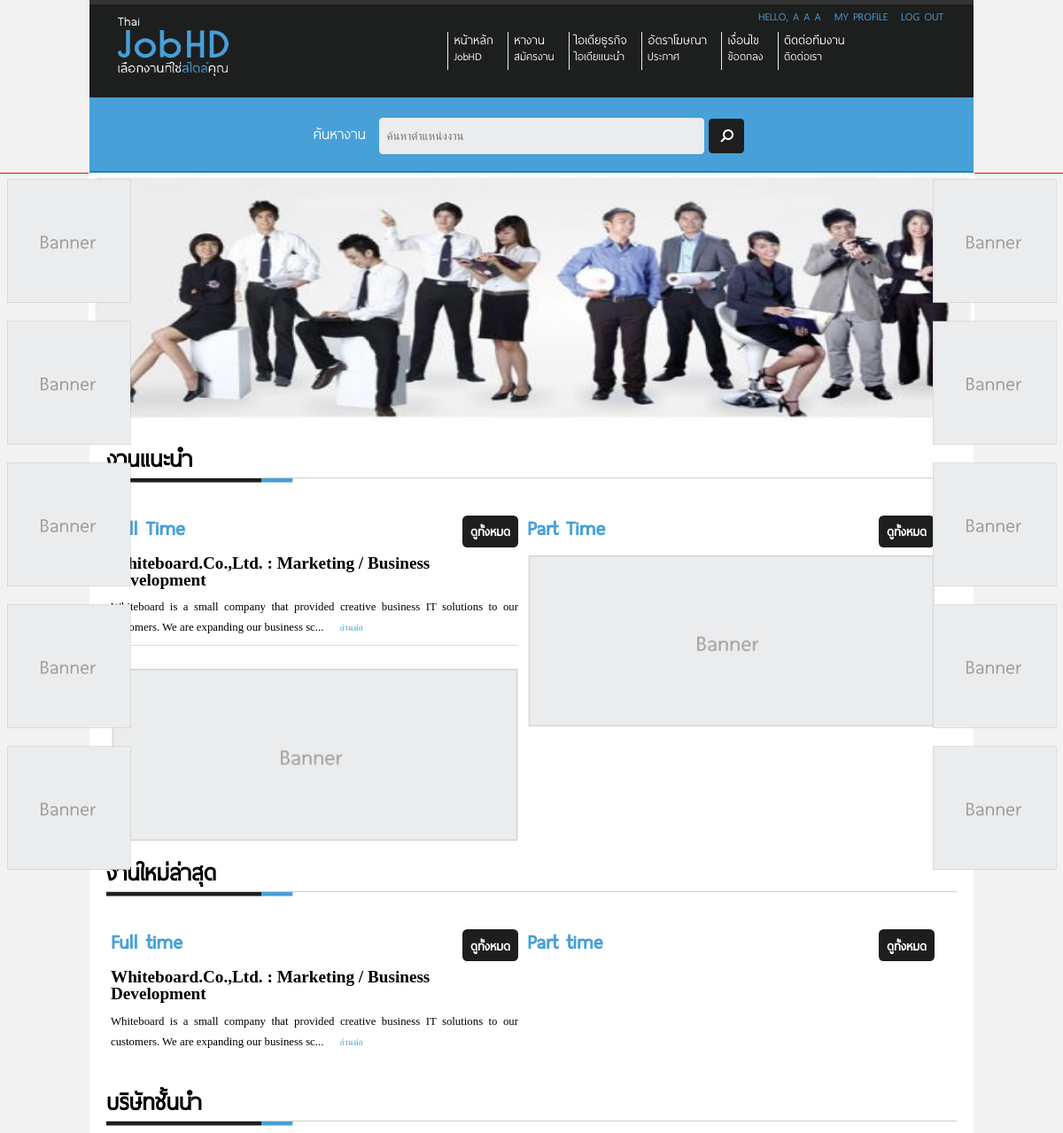
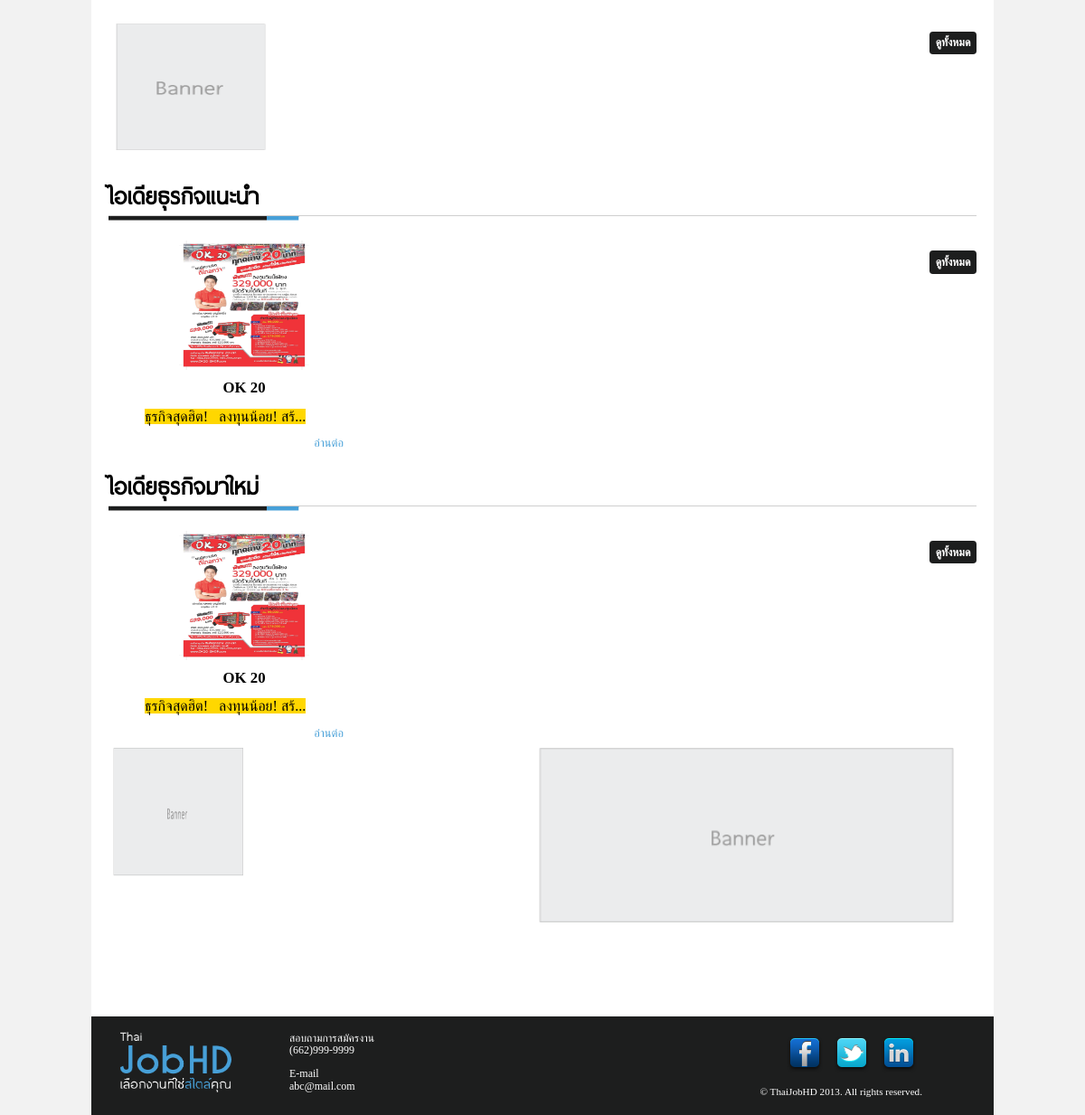
The app's page /Site/index.php (signed in) with its own data (2 pictures, top to bottom).
### tables this page shows
CREATE TABLE IF NOT EXISTS `buildthedot_thaijobhd_user_account` (
  `id` int(11) NOT NULL AUTO_INCREMENT,
  `email` varchar(200) NOT NULL,
  `password` varchar(250) NOT NULL,
  `firstname` varchar(200) NOT NULL,
  `midname` varchar(200) NOT NULL,
  `lastname` varchar(200) NOT NULL,
  `nickname` varchar(200) NOT NULL,
  `profile_picture` varchar(200) NOT NULL,
  `job_id` int(40) NOT NULL,
  `job_status` varchar(100) NOT NULL,
  `admin_status` int(1) NOT NULL,
  `birthdate` date NOT NULL,
  `place_of_birth` varchar(200) NOT NULL,
  `age` int(10) NOT NULL,
  `nationality` varchar(100) NOT NULL,
  `religion` varchar(100) NOT NULL,
  `height` int(10) NOT NULL,
  `weight` int(10) NOT NULL,
  `blood` varchar(10) NOT NULL,
  `lesion` varchar(100) NOT NULL,
  `current_address` varchar(250) NOT NULL,
  `phone_number` varchar(100) NOT NULL,
  `relationship_status` varchar(100) NOT NULL,
  `pouse_name` varchar(100) NOT NULL,
  `number_of_children` int(10) NOT NULL,
  `military_status` varchar(100) NOT NULL,
  `current_address_status` varchar(20) NOT NULL,
  `father_name` varchar(100) NOT NULL,
  `father_age` int(10) NOT NULL,
  `father_career` varchar(100) NOT NULL,
  `father_live_status` varchar(10) NOT NULL,
  `mother_name` varchar(100) NOT NULL,
  `mother_age` int(10) NOT NULL,
  `mother_career` varchar(100) NOT NULL,
  `mother_live_status` varchar(10) NOT NULL,
  PRIMARY KEY (`id`),
  UNIQUE KEY `email` (`email`)
);

CREATE TABLE IF NOT EXISTS `buildthedot_thaijobhd_job` (
  `JobID` int(11) NOT NULL AUTO_INCREMENT,
  `CompanyName` varchar(500) NOT NULL,
  `PositionThai` varchar(500) NOT NULL,
  `PositionEng` varchar(500) NOT NULL,
  `Place` varchar(1000) NOT NULL,
  `Quantity` varchar(100) NOT NULL,
  `property` varchar(1000) NOT NULL,
  `Saraly` varchar(100) NOT NULL,
  `JobDescription` varchar(1000) NOT NULL,
  `Recomment` int(11) NOT NULL,
  `StartTime` date NOT NULL,
  `EndTime` date NOT NULL,
  `JobType` int(11) NOT NULL,
  PRIMARY KEY (`JobID`)
);

CREATE TABLE IF NOT EXISTS `buildthedot_thaijobhd_top_company` (
  `TopCompanyID` int(11) NOT NULL AUTO_INCREMENT,
  `TopCompanyName` varchar(300) NOT NULL,
  `LinkAddress` text NOT NULL,
  `CompanyPic` varchar(200) NOT NULL COMMENT 'file',
  `Time` datetime NOT NULL,
  `Status` int(11) NOT NULL,
  `TopCompanyRecomment` int(11) NOT NULL,
  PRIMARY KEY (`TopCompanyID`),
  UNIQUE KEY `TopCompanyName` (`TopCompanyName`)
);

CREATE TABLE IF NOT EXISTS `buildthedot_thaijobhd_job_idea` (
  `CompanyID` int(11) NOT NULL AUTO_INCREMENT,
  `MainIdea` varchar(300) NOT NULL,
  `Description` text NOT NULL,
  `Pic1` text NOT NULL,
  `Pic2` text NOT NULL,
  `Pic3` text NOT NULL,
  `IdeaRecomment` int(11) NOT NULL,
  `IdeaTime` datetime NOT NULL,
  `Status` int(11) NOT NULL,
  PRIMARY KEY (`CompanyID`),
  UNIQUE KEY `MainIdea` (`MainIdea`)
);

CREATE TABLE IF NOT EXISTS `buildthedot_thaijobhd_ad` (
  `PictureID` int(11) NOT NULL AUTO_INCREMENT,
  `AdPic` text NOT NULL,
  `AdLink` text NOT NULL,
  `AdType` varchar(11) NOT NULL,
  `AdPosition` varchar(2) NOT NULL,
  PRIMARY KEY (`PictureID`)
);

### Site/index.php (the view, shortened to what the rows shown need)
<?php
$rootpath = "./";
include ($rootpath . "include/header.php");
include ($rootpath . "include/top-menu.php");
?>
<div id="content" class="container_12">
<div id="content_body">
		<div id="head-title">
			<h1>งานแนะนำ</h1>
		</div>
		<div class="grid_6 margin-left-5 margin-right-5" id="content-reccommend">
			<h2 id="sub-title">Full Time <span class="right"><a href="find-job-recommend-fulltime.php" class="button round black">ดูทั้งหมด</a></span></h2>
			<?php
				$sql="
				SELECT *
				FROM  buildthedot_thaijobhd_job
				WHERE Recomment = '1' AND JobType = '1'
				ORDER BY JobID DESC
				LIMIT 0,3
				";
				$result=@mysql_query($sql);
				if($result)
				{
					while($rs=@mysql_fetch_array($result))
					{
						if(checkTime($rs['StartTime'],$rs['EndTime']))
						{?>
				            <h6 id="headline"><a href="find-job-detail.php?id=<?php echo $rs['JobID']; ?>"><font color="black"><?php echo $rs['CompanyName'] . " : " . $rs['PositionThai'];?></font></a></h6>
				            <p>
				            <?php
				            	$des = substr($rs['JobDescription'], 0 , 125);
				            	echo $des."...";
				            ?>
				            <span id="read-more"><a href="find-job-detail.php?id=<?php echo $rs['JobID']; ?>">อ่านต่อ</a></span></p>
				        <?php
			        	}
					}
				}
			?>
			<div id="banner">
				<img src="images/banner-1.png" width="100%" <?php  ?> alt="Banner">
			</div>
		</div>
		<div class="grid_6 margin-left-5 margin-right-5" id="content-reccommend">
			<h2 id="sub-title">Part Time <span class="right"><a href="find-job-recommend-partime.php" class="button round black">ดูทั้งหมด</a></span></h2>
		</div>
		<br class="clear seperator"/>
		<div id="head-title">
			<h1>งานใหม่ล่าสุด </h1>
		</div>
		<div class="grid_6 margin-left-5 margin-right-5" id="content-reccommend">
			<h2 id="sub-title">Full time<span class="right"><a href="find-job-new-fulltime.php" class="button round black">ดูทั้งหมด</a></span></h2>
			<?php
				$sql="
				SELECT *
				FROM  buildthedot_thaijobhd_job
				WHERE JobType = '1'
				ORDER BY JobID DESC
				LIMIT 0,3
				";
				$result=@mysql_query($sql);
				if($result)
				{
					while($rs=@mysql_fetch_array($result))
					{
						if(checkTime($rs['StartTime'],$rs['EndTime']))
						{
						?>
			            <h6 id="headline"><a href="find-job-detail.php?id=<?php echo $rs['JobID']; ?>"><font color="black" ><?php echo $rs['CompanyName'] . " : " . $rs['PositionThai'];?></font></a></h6>
			            <p><?php
			            	$des = substr($rs['JobDescription'], 0 , 125);
			            	echo $des."...";
			            	?>
			            <span id="read-more"><a href="find-job-detail.php?id=<?php echo $rs['JobID']; ?>">อ่านต่อ</a></span></p>
			        <?php
			        	}
					}
				}
			?>
		</div>
		<div class="grid_6 margin-left-5 margin-right-5" id="content-reccommend">
			<h2 id="sub-title">Part time<span class="right"><a href="find-job-new-parttime.php" class="button round black">ดูทั้งหมด</a></span></h2>
		</div>
		<br class="clear seperator"/>
		<div id="head-title">
			<h1>บริษัทชั้นนำ</h1>
		</div>
		<div id="top-company">
<?php
		$sql_top_company="
			SELECT *
			FROM  `buildthedot_thaijobhd_top_company`
			WHERE Status = 1
			LIMIT 0, 12 ;
		";
		$result_top_company=@mysql_query($sql_top_company);
		while($rs_top_company=@mysql_fetch_array($result_top_company)){
?>
			<div class="grid_2 margin-left-5 margin-right-5"><a href="<?php echo $rs_top_company["LinkAddress"]; ?>" target="_blank"><img src="images/<?php
				if($rs_top_company["CompanyPic"]==""){
					?>banner-2.png<?php
				}
				else{
					?>top_company/<?php echo $rs_top_company["CompanyPic"];
				}
				?>" width="170" height="143" /></a>
			</div>
<?php
		}
?>
			<h2 class="right"><a href="<?php echo $rootpath; ?>top-company.php" class="button round black">ดูทั้งหมด</a></h2>
		</div>
		<br class="clear seperator"/>
		<div id="head-title">
			<h1>ไอเดียธุรกิจแนะนำ </h1>
		</div>
		<div id="recommend-idea" class="grid_8">
<?php
			$sql_business_ieda_suggest="
				SELECT *
				FROM  `buildthedot_thaijobhd_job_idea`
				WHERE `IdeaRecomment` = 1
				ORDER BY TIME(`IdeaTime`), `IdeaTime` DESC
				LIMIT 0, 4 ;
			";
			$result_business_ieda_suggest=@mysql_query($sql_business_ieda_suggest);
			while($rs=@mysql_fetch_array($result_business_ieda_suggest)){
?>
				<div class="grid_3">
					<img src="<?php echo $rootpath; ?>images/<?php
						if(($rs["Pic1"] == "")&&($rs["Pic2"] == "")&&($rs["Pic3"] == "")){
							echo "banner-2.png";
						}
						else{
							echo "business-idea/";
							if($rs["Pic1"] != ""){
								echo $rs["Pic1"];
							}
							elseif($rs["Pic2"] != ""){
								echo $rs["Pic2"];
							}
							elseif($rs["Pic3"] != ""){
								echo $rs["Pic3"];
							}
						}
					?>" width="144" height="143">
					<h3><?php echo $rs["MainIdea"]; ?></h3>
					<p><?php echo substr($rs["Description"], 0 , 125)."..."; ?><span class="right" id="read-more"><a href="<?php echo $rootpath; ?>business-idea-detail.php?id=<?php echo $rs["CompanyID"]; ?>">อ่านต่อ</a></span></p>
				</div>
<?php
			}
?>
		</div>
		<h2 class="right"><a href="<?php echo $rootpath; ?>business-idea.php?menu=suggest" class="button round black">ดูทั้งหมด</a></h2>
		<br class="clear seperator"/>
		<div id="head-title">
			<h1>ไอเดียธุรกิจมาใหม่ </h1>
		</div>
		<div id="recommend-idea" class="grid_8">
<?php
			$sql_business_ieda_suggest="
				SELECT *
				FROM  `buildthedot_thaijobhd_job_idea`
				ORDER BY TIME(`IdeaTime`), `IdeaTime` DESC
				LIMIT 0, 4 ;
			";
			$result_business_ieda_suggest=@mysql_query($sql_business_ieda_suggest);
			while($rs=@mysql_fetch_array($result_business_ieda_suggest)){
?>
				<div class="grid_3">
					<img src="<?php echo $rootpath; ?>images/<?php
						if(($rs["Pic1"] == "")&&($rs["Pic2"] == "")&&($rs["Pic3"] == "")){
							echo "banner-2.png";
						}
						else{
							echo "business-idea/";
							if($rs["Pic1"] != ""){
								echo $rs["Pic1"];
							}
							elseif($rs["Pic2"] != ""){
								echo $rs["Pic2"];
							}
							elseif($rs["Pic3"] != ""){
								echo $rs["Pic3"];
							}
						}
					?>" width="144" height="143">
					<h3><?php echo $rs["MainIdea"]; ?></h3>
					<p><?php echo substr($rs["Description"], 0 , 125)."..."; ?><span class="right" id="read-more"><a href="<?php echo $rootpath; ?>business-idea-detail.php?id=<?php echo $rs["CompanyID"]; ?>">อ่านต่อ</a></span></p>
				</div>
<?php
			}
?>
		</div>
		<h2 class="right"><a href="<?php echo $rootpath; ?>business-idea.php" class="button round black">ดูทั้งหมด</a></h2>
		<br class="clear seperator"/>
<?php
		for($i_advertisement=1;$i_advertisement<=2;$i_advertisement++){
			$sql_advertisement="
				SELECT *
				FROM  `buildthedot_thaijobhd_ad`
				WHERE `AdType` = 'Content_Ads'
				AND `AdPosition` = '{$i_advertisement}' ;
			";
			$result_advertisement=@mysql_query($sql_advertisement);
			if($rs_advertisement=@mysql_fetch_array($result_advertisement)){
?>
				<div class="grid_6 margin-left-5 margin-right-5">
					<a href="http://<?php echo $rs_advertisement["AdLink"]; ?>" target="_block"><img src="<?php
						echo $rootpath;
						if($rs_advertisement["AdPic"]!=""){
							?>images/ad/<?php echo $rs_advertisement["AdPic"]; ?>" <?php
						}
						else{
							?>images/banner-1.png"<?php
						}
					?>width="144" height="143"></a>
				</div>
<?php
			}
			else{
?>
				<div class="grid_6 margin-left-5 margin-right-5">
					<img src="images/banner-1.png" width="100%" <?php  ?> alt="Banner">
				</div>
<?php
			}
		}
?>
	</div><?php  ?>
</div>
<?php
	include ("include/footer.php");
	function checkTime($ST,$ET)
	{
		$NY = (int)date("Y");
		$SY = substr($ST,0,4);
		$EY = substr($ET,0,4);
		if($NY < $SY || $NY > $EY)
		{
			return FALSE;
		}
		elseif($NY > $SY && $NY < $EY)
		{
			return TRUE;
		}
		elseif($NY == $SY && $NY == $EY)
		{
			if(checkStartMonth($ST) && checkEndMonth($ET))
			{
				return TRUE;
			}
		}
		elseif($NY == $SY && $NY < $EY)
		{
			return checkEndMonth($ET);
		}
		elseif ($NY > $SY && $NY == $EY)
		{
			return checkEndMonth($ET);
		}
	}
	function checkStartMonth($ST)
	{
			$NM = (int)date("m");
			$SM = substr($ST,5,2);
			if($NM == $SM)
			{
				return checkDayStart($ST);
			}
			elseif($NM > $SM)
			{
				return TRUE;
			}
			elseif($NM < $SM) {
				return FALSE;
			}
	}
	function checkEndMonth($ET)
	{
			$NM = (int)date("m");
			$EM = substr($ET,5,2);
			if($NM == $EM)
			{
				return checkDayEnd($ET);
			}
			elseif($NM > $EM)
			{
				return FALSE;
			}
			elseif($NM < $EM)
			{
				return TRUE;
			}
	}
	function checkDayStart($ST)
	{
		$ND = (int)date("d");
		$SD = substr($ST,8,2);
		if($ND ==$SD)
		{
			return TRUE;
		}
		elseif ($ND > $SD) {
			return TRUE;
		}
		else {
			return FALSE;
		}
	}
	function checkDayEnd($ET)
	{
		$ND = (int)date("d");
		$ED = substr($ET,8,2);
		if($ND == $ED)
		{
			return TRUE;
		}
		elseif ($ND > $ED) {
			return FALSE;
		}
		else {
			return TRUE;
		}
	}
?>

### Site/include/top-menu.php (shortened to what the rows shown need)
<div id="wrapper">
	<div id="header" class="container_12">
		<div class="right"  class="grid_12">
			<ul id="my-profile">
<?php
				if(!isset($_SESSION['userid']) || empty($_SESSION['userid']) || $_SESSION['userid'] == ""){
?>
					<li>
						<a href="login.php" class="text-blue">Sign in</a>
					</li>
					<li>
						<a href="register.php" class="text-grey">Register</a>
					</li>
<?php
				}
				else{
?>
					<li class="text-blue">
<?php
						$sql_user = "
							SELECT *
							FROM  `buildthedot_thaijobhd_user_account`
							WHERE `id` = '".$_SESSION["userid"]."' ;
						";
						$result_user = @mysql_query($sql_user);
						if($result_user)
						{
							if($rs_user = @mysql_fetch_array($result_user)){
								echo "Hello, ".$rs_user["firstname"]." ".$rs_user["midname"]." ".$rs_user["lastname"];
							}
						}
						else {
							echo "Error";
						}
?>
					</li>
					<li>
						<a href="view-profile.php" class="text-blue">
						</a>
					</li>
					<li>
						<a href="include/module/logout_process.php" class="text-blue" id="logout">
						</a>
					</li>
<?php
				}
?>
			</ul>
		</div>
	</div>

### records on screen
buildthedot_thaijobhd_user_account: firstname "A", midname "A", lastname "A"
buildthedot_thaijobhd_job: CompanyName "Whiteboard.Co.,Ltd.", PositionThai "Marketing / Business Development", JobDescription "Whiteboard is a small company that provided creative business IT solutions to our customers. We are expanding our business sc"
buildthedot_thaijobhd_job_idea: Pic1 (picture), MainIdea "OK 20", Description "ธุรกิจสุดฮิต! ลงทุนน้อย! สร้"
